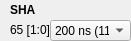
    <widget class="QWidget" name="widget_8" native="true">
     <property name="geometry">
      <rect>
       <x>10</x>
       <y>60</y>
       <width>131</width>
       <height>41</height>
      </rect>
     </property>
     <widget class="QLabel" name="label_490">
      <property name="geometry">
       <rect>
        <x>10</x>
        <y>0</y>
        <width>111</width>
        <height>20</height>
       </rect>
      </property>
      <property name="font">
       <font>
        <weight>75</weight>
        <bold>true</bold>
       </font>
      </property>
      <property name="text">
       <string>SHA</string>
      </property>
     </widget>
     <widget class="QLabel" name="addr_SHA">
      <property name="geometry">
       <rect>
        <x>10</x>
        <y>20</y>
        <width>101</width>
        <height>20</height>
       </rect>
      </property>
      <property name="text">
       <string>65 [1:0]</string>
      </property>
     </widget>
     <widget class="QComboBox" name="comboBox_SHA">
      <property name="geometry">
       <rect>
        <x>50</x>
        <y>20</y>
        <width>81</width>
        <height>21</height>
       </rect>
      </property>
      <item>
       <property name="text">
        <string>200 ns (11)</string>
       </property>
      </item>
      <item>
       <property name="text">
        <string>500 ns (00)</string>
       </property>
      </item>
      <item>
       <property name="text">
        <string>300 ns (01)</string>
       </property>
      </item>
     </widget>
    </widget>
